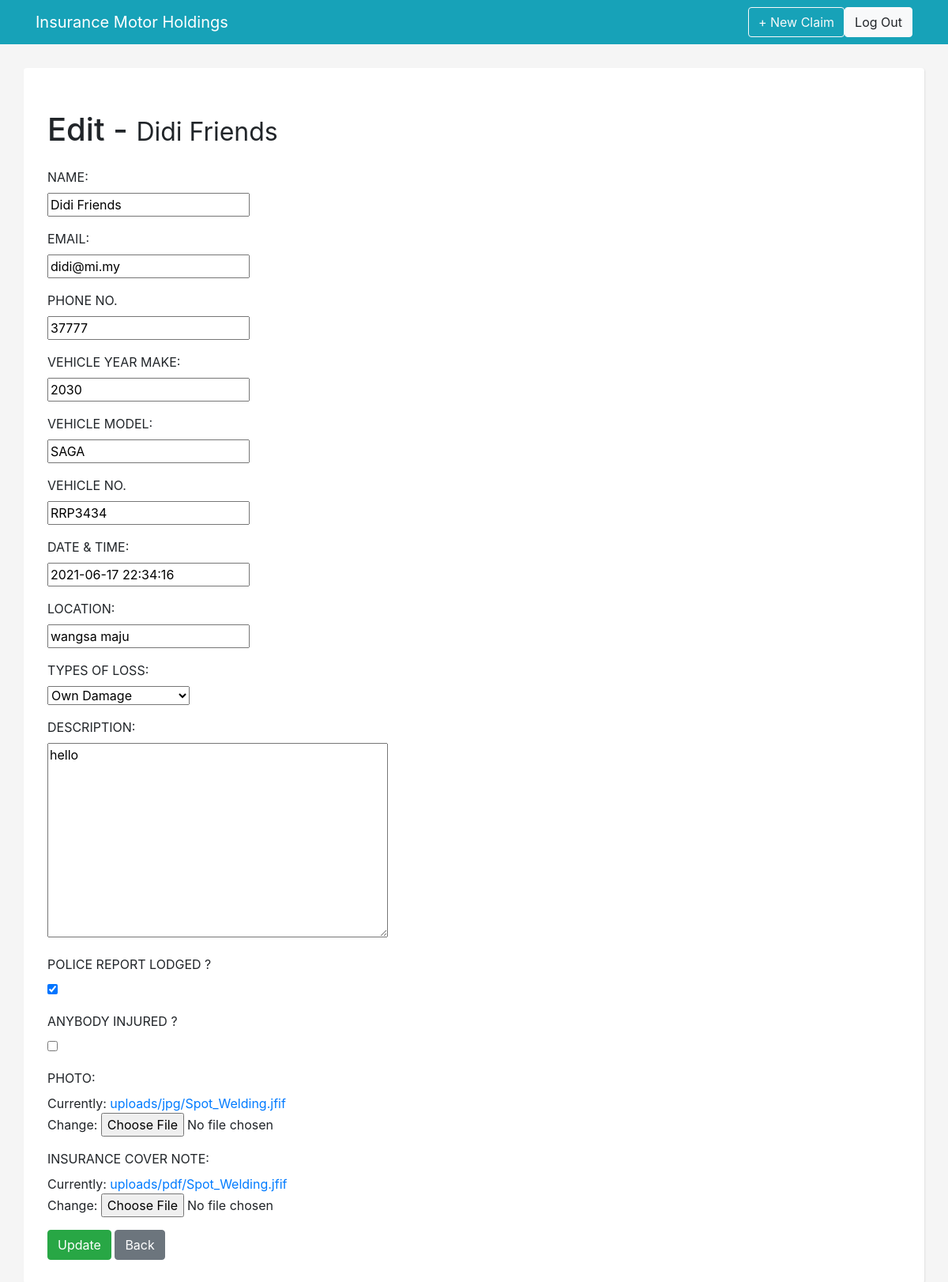
The page /edit/51 (signed in) on the database its author committed.
### claims/models.py (models this page shows, shortened)
class Claim(models.Model):
    user = models.ForeignKey(User, on_delete=models.CASCADE, null=True,
                             blank=True)
    name = models.CharField('NAME', max_length=50)
    email = models.EmailField('EMAIL', max_length=50)
    mobile_no = models.CharField('PHONE NO.', max_length=20)
    vehicle_year_make = models.CharField('VEHICLE YEAR MAKE', max_length=4)
    vehicle_model = models.CharField('VEHICLE MODEL', max_length=50)
    vehicle_no = models.CharField('VEHICLE NO.', max_length=50)
    date_and_time = models.DateTimeField('DATE & TIME', default=datetime.now,
                                         null=True, blank=True)
    location = models.CharField('LOCATION', max_length=50)
    type_of_loss = MultiSelectField('TYPES OF LOSS', choices=LOSS_TYPES)
    description_loss = models.TextField('DESCRIPTION')
    police_report_lodged = models.BooleanField('POLICE REPORT LODGED ?',
                                               default=False)
    anybody_injured = models.BooleanField('ANYBODY INJURED ?', default=False)
    photo = models.ImageField('PHOTO', upload_to='uploads/jpg')
    cover_note = models.FileField('INSURANCE COVER NOTE', upload_to='uploads/pdf')
    status = models.CharField('STATUS', max_length=20, choices=STATUS_CHOICES,
                              default='In Progress')

### claims/views.py (the view)
# urls.py: path('edit/<int:pk>', views.ClaimUpdate.as_view(), name='claim_edit'),
class ClaimUpdate(LoginRequiredMixin, UserPassesTestMixin,
                  SuccessMessageMixin, UpdateView):
    model = Claim
    form_class = ClaimForm
    success_url = reverse_lazy('claim_list')
    success_message = "Claim successfully updated!"
    def test_func(self):
        current_user = self.request.user
        claim_user = get_object_or_404(Claim, pk=self.kwargs['pk']).user
        status_user = get_object_or_404(Claim, pk=self.kwargs['pk']).status
        return current_user == claim_user and status_user != 'Accepted'

### claims/forms.py
class ClaimForm(forms.ModelForm):
    class Meta:
        model = Claim
        fields = ['name', 'email', 'mobile_no', 'vehicle_year_make', 'vehicle_model',
                  'vehicle_no', 'date_and_time', 'location', 'type_of_loss', 'description_loss',
                  'police_report_lodged', 'anybody_injured', 'photo', 'cover_note']

### claims/templates/claims/claim_form.html (shortened to what this page needs)
{% extends 'claims/base.html' %}
{% load crispy_forms_tags %}
{% block content %}
    {% if object.status != 'Accepted' %}
        <h1 class="my-4">
            {% if request.path == '/new' %}
            New Claim
            {% else %}
            Edit -
            {% endif %}
            {% if request.path != '/new' %}<small>{{ object.name|title }}</small>{% endif %}
        </h1>
        <div class="row">
            <div class="col-12"style="width:800px">
                <form method="post" enctype="multipart/form-data">
                    {% for field in form %}
                        <div class="form-group" style="width:600px">
                            {{ field.label_tag}}<br/>
                            {{ field }}<br/>
                        </div>
                    {% endfor %}
                    <input type="submit" {% if request.path == '/new' %} value="Add" {% else %} value="Update" {% endif %} class="btn btn-success"/>
                    <a href="{% url 'claim_list' %}"><button type="button" class="btn btn-secondary">Back</button></a>
                </form>
            </div>
        </div>
    {% endif %}
{% endblock %}

### claims/static/css/style.css (style rules this page uses)
body { background: whitesmoke }

### rows shown on the page
Claim: name "Didi Friends", form "Didi Friends" "didi@mi.my" "37777" "2030" "SAGA" "RRP3434" "2021-06-17 22:34:16" "wangsa maju" "Own Damage" "hello" "☑"

### other values the page prints
{{ field.label_tag }} "NAME:" "EMAIL:" "PHONE NO." "VEHICLE YEAR MAKE:" "VEHICLE MODEL:" "VEHICLE NO." "DATE & TIME:" "LOCATION:" "TYPES OF LOSS:" "DESCRIPTION:" "POLICE REPORT LODGED ?" "ANYBODY INJURED ?" "PHOTO:" "INSURANCE COVER NOTE:"
